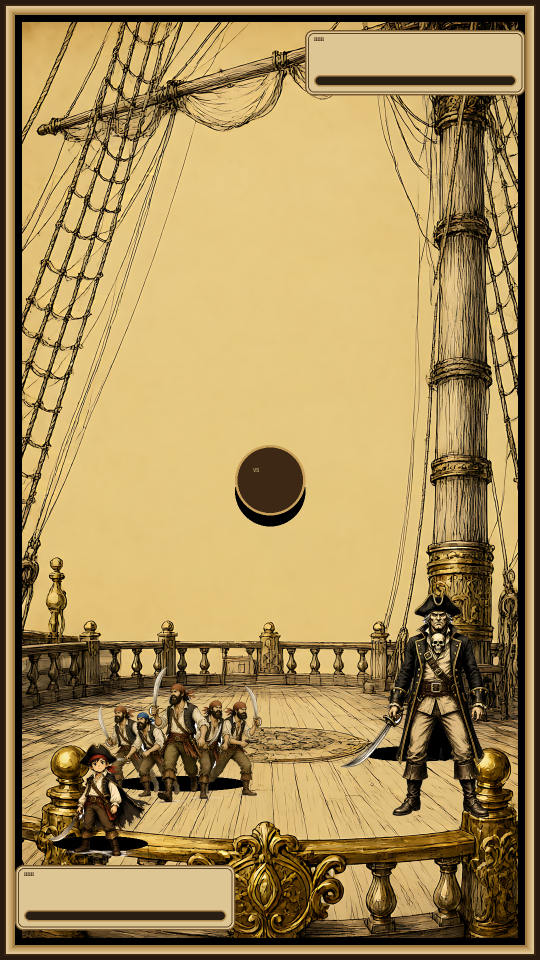
#> input picture assets/ui/vs_v2/scene_encounter.png, 1080 x 1920 px (shown at 1/2 size)
$ python -i compose_vs_v2.py   (imports and definitions only)
#> lines starting #> are read from the running program, lines starting #| are printed output that depends on the picture; after the words box and inside, x2 and y2 are one past the last pixel; in counts of white or black regions, pixels touching at a corner belong together
#> further down, picture is the input picture: PIL image 1080x1920 RGB; mean R, G, B 167.9, 142.1, 89.2
#!/usr/bin/env python3
"""compose_vs_v2.py — VS 战斗界面 v2「重设计」元素合成设计工具.

用户 2026-10-31 否决旧 VS 概念稿（AI 插画海报）→ 按 `12_main_map_v6_vs_v2_spec.md` §2 重设计
（参考 FGO/宝可梦/Pirates/黑旗/炉石：敌我分列 + 顶/底状态框 + 中央战场 + 结果横幅）。
元素级生成 + 组合合成（同 main_map v6 方法论）。

元素源: evidence/ui_concept/vs_anim_v2/elements/*.png（hero/enemy/crew/vs_bg/banner_win/banner_lose）
输出:   evidence/ui_concept/vs_anim_v2/vs_v2_{clash,duel,result_win,result_lose}.png

用法:
    python3 scripts/compose_vs_v2.py [--seed N] [--atk-crew 30] [--atk-arms 18] ...
    python3 scripts/compose_vs_v2.py --check    # 只读：元素齐备

工具契约：幂等（--seed 固定则输出字节一致）+ --check 只读。
"""
from __future__ import annotations
import argparse
import math
import os
import random
import sys

from PIL import Image, ImageDraw, ImageFilter, ImageOps

ROOT = os.path.dirname(os.path.dirname(os.path.abspath(__file__)))
ELEM = os.path.join(ROOT, "evidence", "ui_concept", "vs_anim_v2", "elements")
OUTDIR = os.path.join(ROOT, "evidence", "ui_concept", "vs_anim_v2")

W, H = 1080, 1920

# 兵力模型（combat.md）：武装 = min(人手, 武器)
WEAPON_COEF = 2.0
BAREHAND_COEF = 0.5


def flood_white_bg(img: Image.Image, thresh: int = 232) -> Image.Image:
    """去与四边连通白背景（保留内部白）。"""
#> called with thresh = 232
    import numpy as np
    src = img.convert("RGBA")
    a = np.asarray(src).astype(np.int16)
    near_white = (a[..., 0] >= thresh) & (a[..., 1] >= thresh) & (a[..., 2] >= thresh)
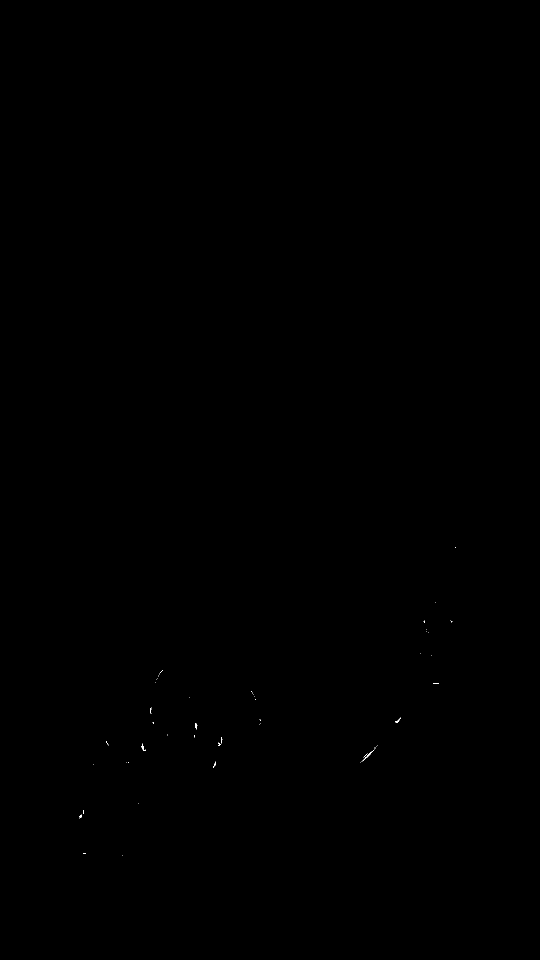
#> near_white: shape (1920, 1080) bool (shown at 1/2 size); 0.02% white in thin lines or dots, all inside (x1, y1, x2, y2) = (159, 1094, 912, 1712)
    h, w = near_white.shape
#> h = 1920; w = 1080
    bg = np.zeros((h, w), dtype=bool)
    from collections import deque
    dq = deque()
    for x in range(w):
        for y in (0, h - 1):
            if near_white[y, x] and not bg[y, x]:
                bg[y, x] = True
                dq.append((y, x))
#> bg: shape (1920, 1080) bool; every value is 0
    for y in range(h):
        for x in (0, w - 1):
            if near_white[y, x] and not bg[y, x]:
                bg[y, x] = True
                dq.append((y, x))
    while dq:
        y, x = dq.popleft()
        for ny, nx in ((y - 1, x), (y + 1, x), (y, x - 1), (y, x + 1)):
            if 0 <= ny < h and 0 <= nx < w and near_white[ny, nx] and not bg[ny, nx]:
                bg[ny, nx] = True
                dq.append((ny, nx))
    out = np.array(src, copy=True)
    out[bg, 3] = 0
    res = Image.fromarray(out, "RGBA")
    res.putalpha(res.getchannel("A").filter(ImageFilter.GaussianBlur(1.2)))
    return res


# [39 lines left out: functions load_elem, fit_crop_white, place, not called in this run]


def paste_center(base: Image.Image, im: Image.Image, cx: int, cy: int) -> None:
    base.paste(im, (int(cx - im.width / 2), int(cy - im.height / 2)), im)


# [443 lines left out: functions ground_shadow, calc_power, draw_power_bar, draw_status_box, draw_hud, draw_battle_frame and 3 more, not called in this run]


# [2 lines not run here, left out]

>>> from PIL import Image
>>> picture = Image.open('../assets/ui/vs_v2/scene_encounter.png')
>>> result = flood_white_bg(picture)
